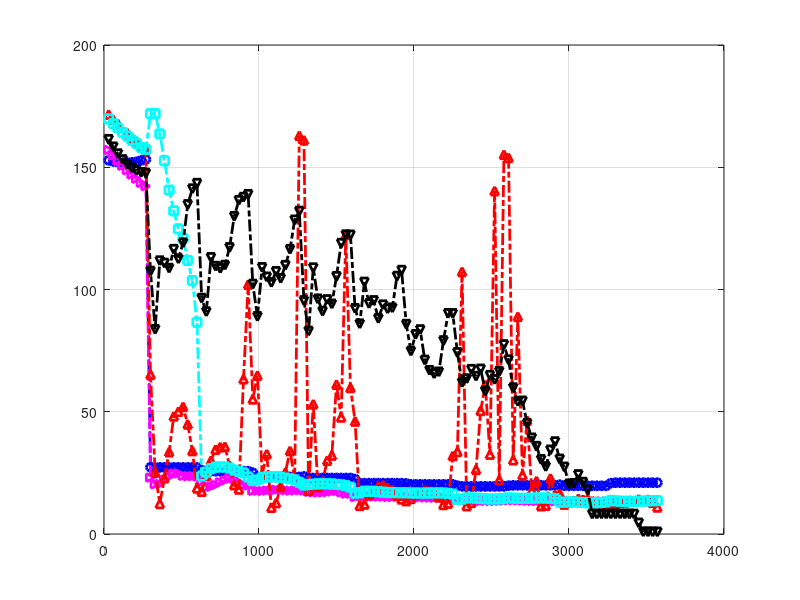

Write the MATLAB code that produced this figure. (Note: this script raises an error after producing the figure.)
%%%%%%%%%%%%%%%%%%%%%%%%%%%%%%%%%%%%%%%%%%%%%%%%%%%%%%%%%%%%%%%%%%%%%%%%%
% RMSE - Flight distance graph
%%%%%%%%%%%%%%%%%%%%%%%%%%%%%%%%%%%%%%%%%%%%%%%%%%%%%%%%%%%%%%%%%%%%%%%%%

clear all; close all; clc;

a = 30*(1:119);
b = a';

load('al1.mat')
al1 = de_avg;
al1 = [b, al1];

load('al2.mat')
al2 = de_avg;
al2 = [b, al2];

load('al3.mat')
al3 = de_avg;
al3 = [b, al3];

load('al4.mat')
al4 = de_avg;
al4 = [b, al4];

load('al5.mat')
al5 = de_avg;
al5 = [b, al5];

p1=plot(al1(:,1), al1(:,2), 'b-.o', 'LineWidth',2); hold on; grid on;
p2=plot(al2(:,1), al2(:,2), 'm-.>', 'LineWidth',2); 
p3=plot(al3(:,1), al3(:,2), 'r-.^', 'LineWidth',2);
p4=plot(al4(:,1), al4(:,2), 'c-.square', 'LineWidth',2);
p5=plot(al5(:,1), al5(:,2), 'k-.v', 'LineWidth',2);
p1.MarkerIndices = 1:5:length(al1);
p2.MarkerIndices = 1:5:length(al2);
p3.MarkerIndices = 1:5:length(al3);
p4.MarkerIndices = 1:5:length(al4);
p5.MarkerIndices = 1:5:length(al5);
xlim([0 3600]);
ylim([0 180]);

title('Performance Compare', FontSize=20)
xlabel('Drone Distance from Take Off (meters)', FontSize=20)
ylabel('RMSE', FontSize=20)

legend("Consecutive", "All Points", "FML", "Convex Hull", "Closest", FontSize=20);
